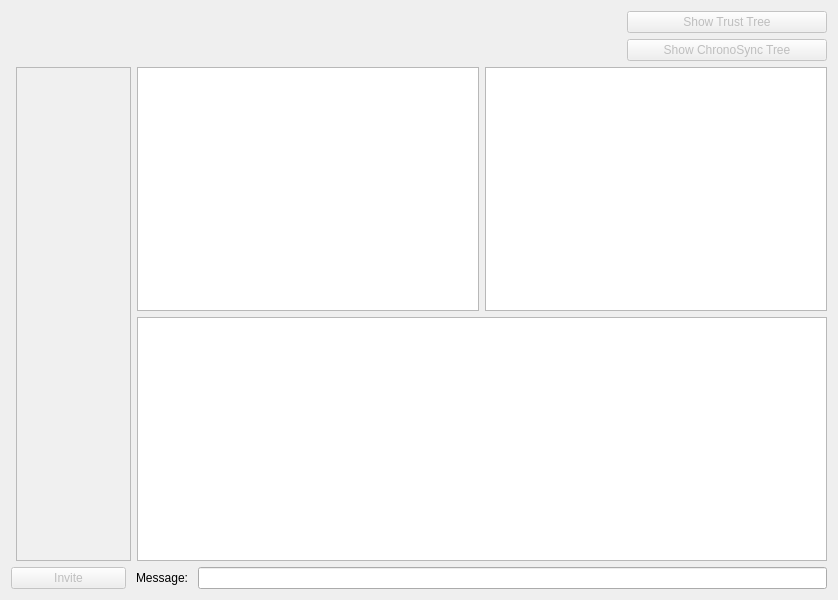
<?xml version="1.0" encoding="UTF-8"?>
<ui version="4.0">
 <class>ChatDialog</class>
 <widget class="QDialog" name="ChatDialog">
  <property name="geometry">
   <rect>
    <x>0</x>
    <y>0</y>
    <width>838</width>
    <height>600</height>
   </rect>
  </property>
  <property name="windowTitle">
   <string>ChronoChat -- Powered By ChronoSync</string>
  </property>
  <layout class="QVBoxLayout" name="verticalLayout_2">
   <item>
    <layout class="QHBoxLayout" name="firstLayout">
     <item>
      <layout class="QVBoxLayout" name="infoLayout">
       <item>
        <widget class="QLabel" name="infoLabel">
         <property name="focusPolicy">
          <enum>Qt::NoFocus</enum>
         </property>
        </widget>
       </item>
       <item>
        <layout class="QHBoxLayout" name="prefixLayout">
         <item>
          <widget class="QLabel" name="prefixLabel">
           <property name="focusPolicy">
            <enum>Qt::NoFocus</enum>
           </property>
          </widget>
         </item>
        </layout>
       </item>
      </layout>
     </item>
     <item>
      <spacer name="horizontalSpacer">
       <property name="orientation">
        <enum>Qt::Horizontal</enum>
       </property>
       <property name="sizeHint" stdset="0">
        <size>
         <width>40</width>
         <height>20</height>
        </size>
       </property>
      </spacer>
     </item>
     <item>
      <layout class="QVBoxLayout" name="treeButtonLayout">
       <item>
        <widget class="QPushButton" name="trustTreeButton">
         <property name="enabled">
          <bool>false</bool>
         </property>
         <property name="sizePolicy">
          <sizepolicy hsizetype="Expanding" vsizetype="Fixed">
           <horstretch>0</horstretch>
           <verstretch>0</verstretch>
          </sizepolicy>
         </property>
         <property name="minimumSize">
          <size>
           <width>0</width>
           <height>0</height>
          </size>
         </property>
         <property name="maximumSize">
          <size>
           <width>200</width>
           <height>16777215</height>
          </size>
         </property>
         <property name="text">
          <string>Show Trust Tree</string>
         </property>
         <property name="autoDefault">
          <bool>false</bool>
         </property>
        </widget>
       </item>
       <item>
        <widget class="QPushButton" name="syncTreeButton">
         <property name="enabled">
          <bool>false</bool>
         </property>
         <property name="sizePolicy">
          <sizepolicy hsizetype="Expanding" vsizetype="Fixed">
           <horstretch>0</horstretch>
           <verstretch>0</verstretch>
          </sizepolicy>
         </property>
         <property name="minimumSize">
          <size>
           <width>0</width>
           <height>0</height>
          </size>
         </property>
         <property name="maximumSize">
          <size>
           <width>200</width>
           <height>16777215</height>
          </size>
         </property>
         <property name="focusPolicy">
          <enum>Qt::NoFocus</enum>
         </property>
         <property name="text">
          <string>Show ChronoSync Tree</string>
         </property>
         <property name="autoDefault">
          <bool>false</bool>
         </property>
        </widget>
       </item>
      </layout>
     </item>
    </layout>
   </item>
   <item>
    <layout class="QHBoxLayout" name="secondLayout" stretch="1,6">
     <property name="leftMargin">
      <number>5</number>
     </property>
     <item>
      <widget class="QListView" name="listView">
       <property name="sizePolicy">
        <sizepolicy hsizetype="Expanding" vsizetype="Expanding">
         <horstretch>0</horstretch>
         <verstretch>0</verstretch>
        </sizepolicy>
       </property>
       <property name="font">
        <font>
         <pointsize>14</pointsize>
         <weight>75</weight>
         <bold>true</bold>
        </font>
       </property>
       <property name="focusPolicy">
        <enum>Qt::NoFocus</enum>
       </property>
       <property name="styleSheet">
        <string notr="true">color: darkGreen;
background: #F0F0F0;</string>
       </property>
       <property name="editTriggers">
        <set>QAbstractItemView::NoEditTriggers</set>
       </property>
       <property name="showDropIndicator" stdset="0">
        <bool>false</bool>
       </property>
       <property name="selectionMode">
        <enum>QAbstractItemView::NoSelection</enum>
       </property>
      </widget>
     </item>
     <item>
      <layout class="QVBoxLayout" name="viewerLayout">
       <item>
        <layout class="QHBoxLayout" name="treeViewLayout">
         <item>
          <widget class="QGraphicsView" name="syncTreeViewer">
           <property name="focusPolicy">
            <enum>Qt::NoFocus</enum>
           </property>
          </widget>
         </item>
         <item>
          <widget class="QGraphicsView" name="trustTreeViewer">
           <property name="focusPolicy">
            <enum>Qt::NoFocus</enum>
           </property>
          </widget>
         </item>
        </layout>
       </item>
       <item>
        <widget class="QTextEdit" name="textEdit">
         <property name="focusPolicy">
          <enum>Qt::ClickFocus</enum>
         </property>
         <property name="readOnly">
          <bool>true</bool>
         </property>
        </widget>
       </item>
      </layout>
     </item>
    </layout>
   </item>
   <item>
    <layout class="QHBoxLayout" name="thirdLayout" stretch="1,6">
     <property name="spacing">
      <number>10</number>
     </property>
     <property name="leftMargin">
      <number>0</number>
     </property>
     <item>
      <widget class="QPushButton" name="inviteButton">
       <property name="enabled">
        <bool>false</bool>
       </property>
       <property name="sizePolicy">
        <sizepolicy hsizetype="Expanding" vsizetype="Fixed">
         <horstretch>0</horstretch>
         <verstretch>0</verstretch>
        </sizepolicy>
       </property>
       <property name="minimumSize">
        <size>
         <width>0</width>
         <height>0</height>
        </size>
       </property>
       <property name="text">
        <string>Invite</string>
       </property>
       <property name="autoDefault">
        <bool>false</bool>
       </property>
      </widget>
     </item>
     <item>
      <layout class="QHBoxLayout" name="inputLayout">
       <item>
        <widget class="QLabel" name="label">
         <property name="text">
          <string>Message:</string>
         </property>
        </widget>
       </item>
       <item>
        <widget class="QLineEdit" name="lineEdit"/>
       </item>
      </layout>
     </item>
    </layout>
   </item>
  </layout>
 </widget>
 <resources/>
 <connections/>
</ui>
